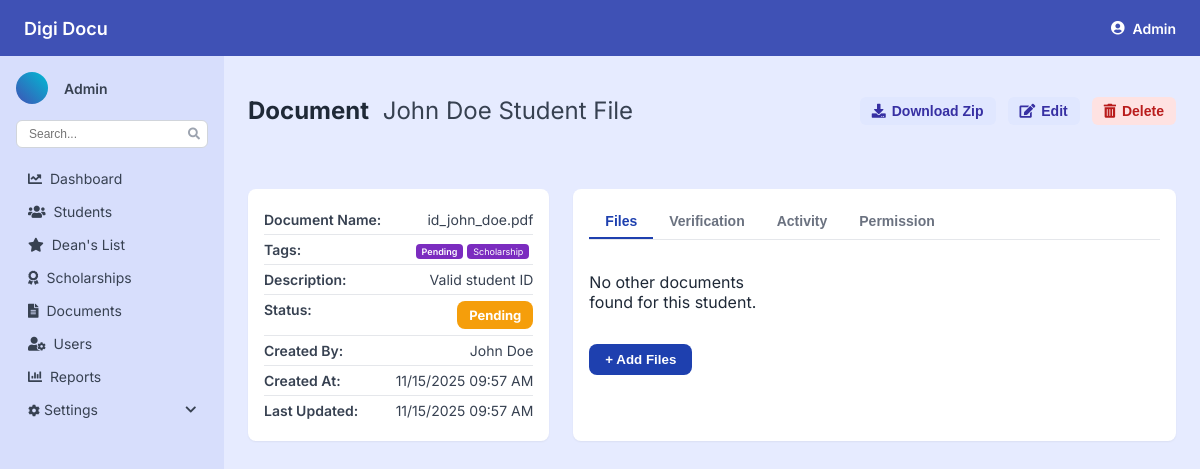
/document-detail.php?doc_id=2 (signed in), run on an earlier commit of the app's database.
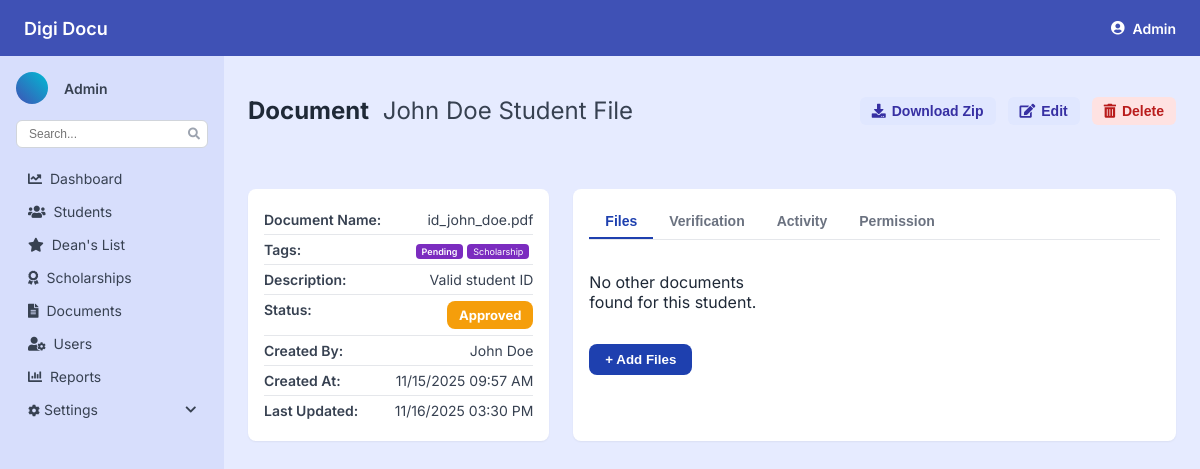
And on a later commit of the database.
### tables this page shows
CREATE TABLE `document` (
  `doc_id` int(11) NOT NULL,
  `student_id` int(11) NOT NULL,
  `stud_id` int(11) NOT NULL,
  `doc_name` varchar(255) NOT NULL,
  `file_name` varchar(255) NOT NULL,
  `doc_type` varchar(100) NOT NULL,
  `doc_desc` text DEFAULT NULL,
  `file_path` varchar(500) DEFAULT NULL,
  `file` varchar(500) DEFAULT NULL,
  `file_size` bigint(20) DEFAULT NULL,
  `related_type` enum('enrollment','dean_list','scholarship','general') DEFAULT NULL,
  `related_id` int(11) DEFAULT NULL,
  `status` enum('Pending','Approved','Rejected','Declined') DEFAULT 'Pending',
  `comments` text DEFAULT NULL,
  `created_by` varchar(255) DEFAULT 'Student',
  `upload_date` timestamp NOT NULL DEFAULT current_timestamp(),
  `uploaded_at` timestamp NOT NULL DEFAULT current_timestamp(),
  `reviewed_by` int(11) DEFAULT NULL,
  `review_date` timestamp NULL DEFAULT NULL,
  `updated_at` timestamp NOT NULL DEFAULT current_timestamp() ON UPDATE current_timestamp()
);

CREATE TABLE `student` (
  `id` int(11) NOT NULL,
  `stud_id` int(11) NOT NULL,
  `user_id` int(11) NOT NULL,
  `name` varchar(255) NOT NULL,
  `course` varchar(255) NOT NULL,
  `year_level` varchar(50) NOT NULL,
  `qpa` decimal(3,2) DEFAULT NULL,
  `min_grade` decimal(3,2) DEFAULT NULL,
  `is_regular_student` tinyint(1) DEFAULT 1,
  `took_only_curriculum_courses` tinyint(1) DEFAULT 1,
  `has_incomplete_grade` tinyint(1) DEFAULT 0,
  `has_dropped_or_failed` tinyint(1) DEFAULT 0,
  `violated_rules` tinyint(1) DEFAULT 0,
  `attendance_percent` decimal(5,2) DEFAULT NULL,
  `eligible` tinyint(1) DEFAULT NULL,
  `eligibility_status` varchar(50) DEFAULT 'Pending',
  `requirements` text DEFAULT NULL,
  `created_at` timestamp NOT NULL DEFAULT current_timestamp(),
  `updated_at` timestamp NOT NULL DEFAULT current_timestamp() ON UPDATE current_timestamp()
);

### document-detail.php (the view, shortened to what this page needs)
<?php
include('include/db.php');
$doc_id = $_GET['doc_id'];
$sql = "SELECT document.*, student.name
        FROM document
        JOIN student ON document.stud_id = student.stud_id
        WHERE document.doc_id = ?";
$stmt = $conn->prepare($sql);
$stmt->bind_param("i", $doc_id);
$stmt->execute();
$result = $stmt->get_result();
$document = $result->fetch_assoc();
$tagsSql = "SELECT tags.tag_name
            FROM document_tags
            JOIN tags ON document_tags.tag_id = tags.tag_id
            WHERE document_tags.doc_id = ?";
$tagsStmt = $conn->prepare($tagsSql);
$tagsStmt->bind_param("i", $doc_id);
$tagsStmt->execute();
$tagsResult = $tagsStmt->get_result();
$tags = [];
while ($row = $tagsResult->fetch_assoc()) {
    $tags[] = $row['tag_name'];
}
$other_documents = [];
?>
<!DOCTYPE html>
<html lang="en">
<head>
  <link
    rel="stylesheet"
    href="https://cdnjs.cloudflare.com/ajax/libs/font-awesome/5.15.3/css/all.min.css"
  />
  <link rel="stylesheet" href="css/styles.css" />
</head>
<body>
<?php include('include/header.php'); ?>
<div class="container">
<?php include('include/sidebar.php'); ?>
    <main>
      <div class="doc-header">
        <h1>Document <span><?= htmlspecialchars($document['name']) ?> Student File</span></h1>
        <div class="buttons">
          <button type="button"><i class="fas fa-download"></i> Download Zip</button>
          <button type="button"><i class="fas fa-edit"></i> Edit</button>
          <button type="button" class="delete"><i class="fas fa-trash-alt"></i> Delete</button>
        </div>
      </div>
      <div class="content">
        <section class="info-panel" aria-label="Document information">
          <div><span>Document Name:</span><span><?= htmlspecialchars($document['file_name']) ?></span></div>
          <div><span>Tags:</span>
              <span>
                  <?php
                  foreach ($tags as $tag) {
                      echo '<span style="background:#7b2cbf;color:#fff;padding:2px 6px;border-radius:4px;font-size:9px;margin-right:4px;">' . htmlspecialchars($tag) . '</span>';
                  }
                  ?>
              </span>
          </div>
          <div><span>Description:</span><span><?= htmlspecialchars($document['doc_desc']) ?></span></div>
          <div><span>Status:</span><span class="status"><?= htmlspecialchars($document['status']) ?></span></div>
          <div><span>Created By:</span><span><?= htmlspecialchars($document['created_by']) ?></span></div>
          <div><span>Created At:</span><span><?= date('m/d/Y h:i A', strtotime($document['uploaded_at'])) ?></span></div>
          <div><span>Last Updated:</span><span><?= date('m/d/Y h:i A', strtotime($document['updated_at'])) ?></span></div>
        </section>
        <section class="files-panel" aria-label="Files, Verification, Activity, Permission tabs and content">
          <nav class="tabs" role="tablist">
            <button aria-current="page" role="tab" aria-selected="true" tabindex="0">Files</button>
            <button role="tab" aria-selected="false" tabindex="-1">Verification</button>
            <button role="tab" aria-selected="false" tabindex="-1">Activity</button>
            <button role="tab" aria-selected="false" tabindex="-1">Permission</button>
          </nav>
          <div class="files-grid" role="tabpanel">
            <?php if (count($other_documents) === 0): ?>
              <p>No other documents found for this student.</p>
            <?php endif; ?>
          </div>
          <button class="add-files-btn" type="button">+ Add Files</button>
        </section>
      </div>
    </main>
  </div>
</body>
</html>

What changed in the data, as far as the page shows it:
changed document "id_john_doe.pdf": status "Pending" → "Approved"; updated_at "11/15/2025 09:57 AM" → "11/16/2025 03:30 PM"
